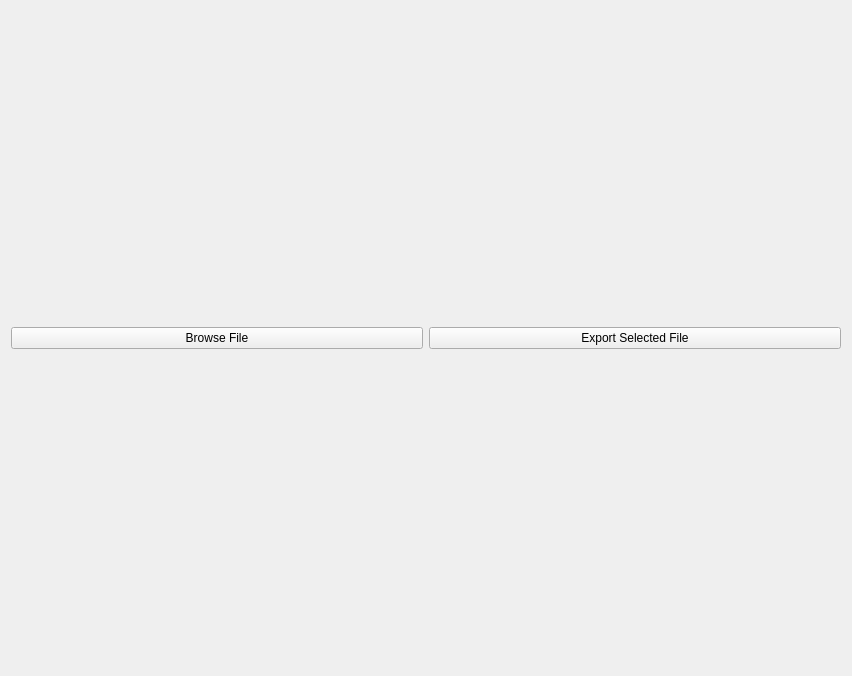
<?xml version="1.0" encoding="UTF-8"?>
<ui version="4.0">
 <class>Form</class>
 <widget class="QWidget" name="Form">
  <property name="geometry">
   <rect>
    <x>0</x>
    <y>0</y>
    <width>852</width>
    <height>676</height>
   </rect>
  </property>
  <property name="windowTitle">
   <string>Form</string>
  </property>
  <layout class="QGridLayout" name="gridLayout">
   <item row="0" column="0">
    <layout class="QVBoxLayout" name="widgetLayout">
     <item>
      <layout class="QVBoxLayout" name="paramsLayout"/>
     </item>
     <item>
      <layout class="QVBoxLayout" name="treeLayout">
       <item>
        <layout class="QHBoxLayout" name="buttonsLayout">
         <item>
          <widget class="QPushButton" name="browseButton">
           <property name="text">
            <string>Browse File</string>
           </property>
          </widget>
         </item>
         <item>
          <widget class="QPushButton" name="exportButton">
           <property name="text">
            <string>Export Selected File</string>
           </property>
          </widget>
         </item>
        </layout>
       </item>
      </layout>
     </item>
    </layout>
   </item>
  </layout>
 </widget>
 <resources/>
 <connections/>
</ui>
